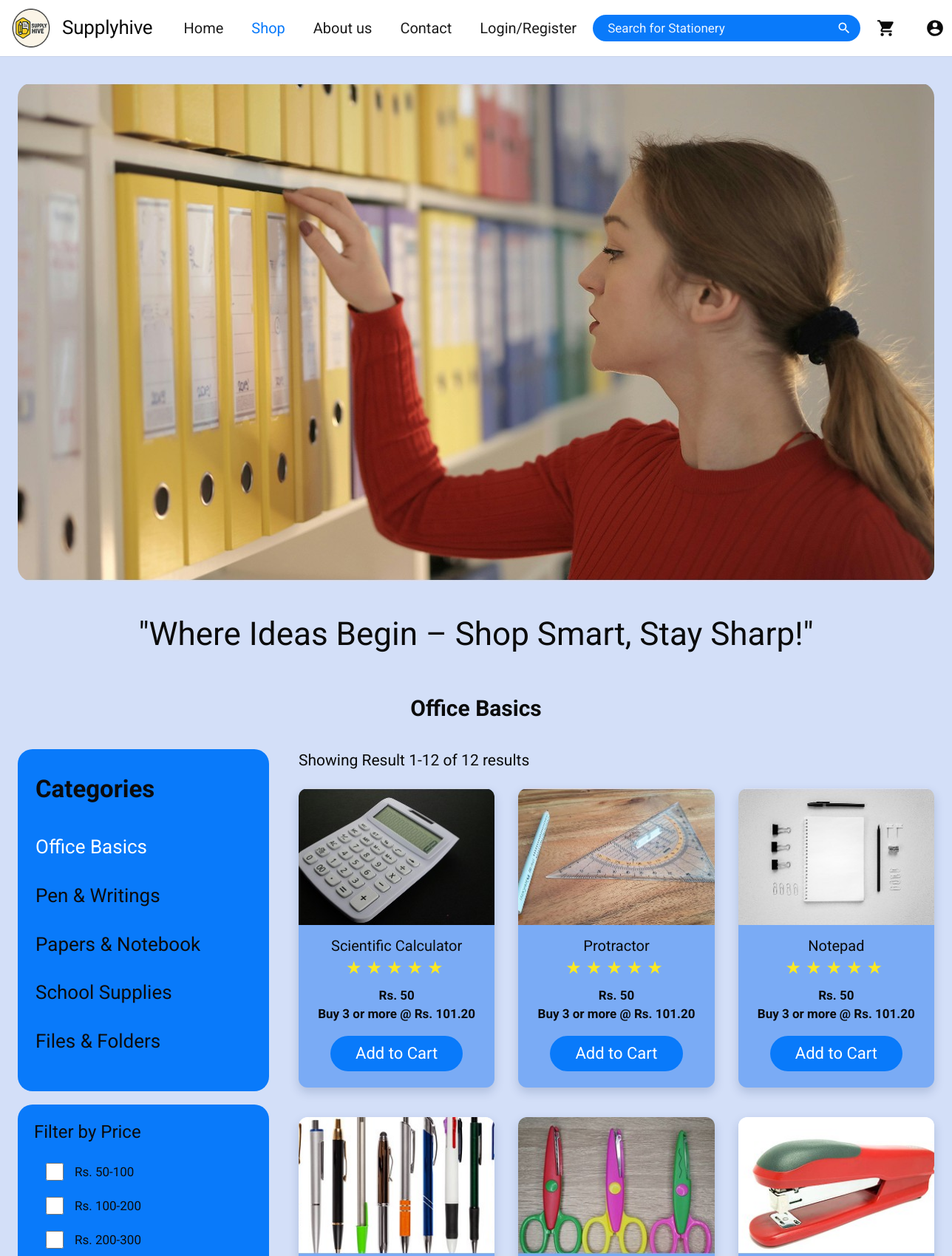
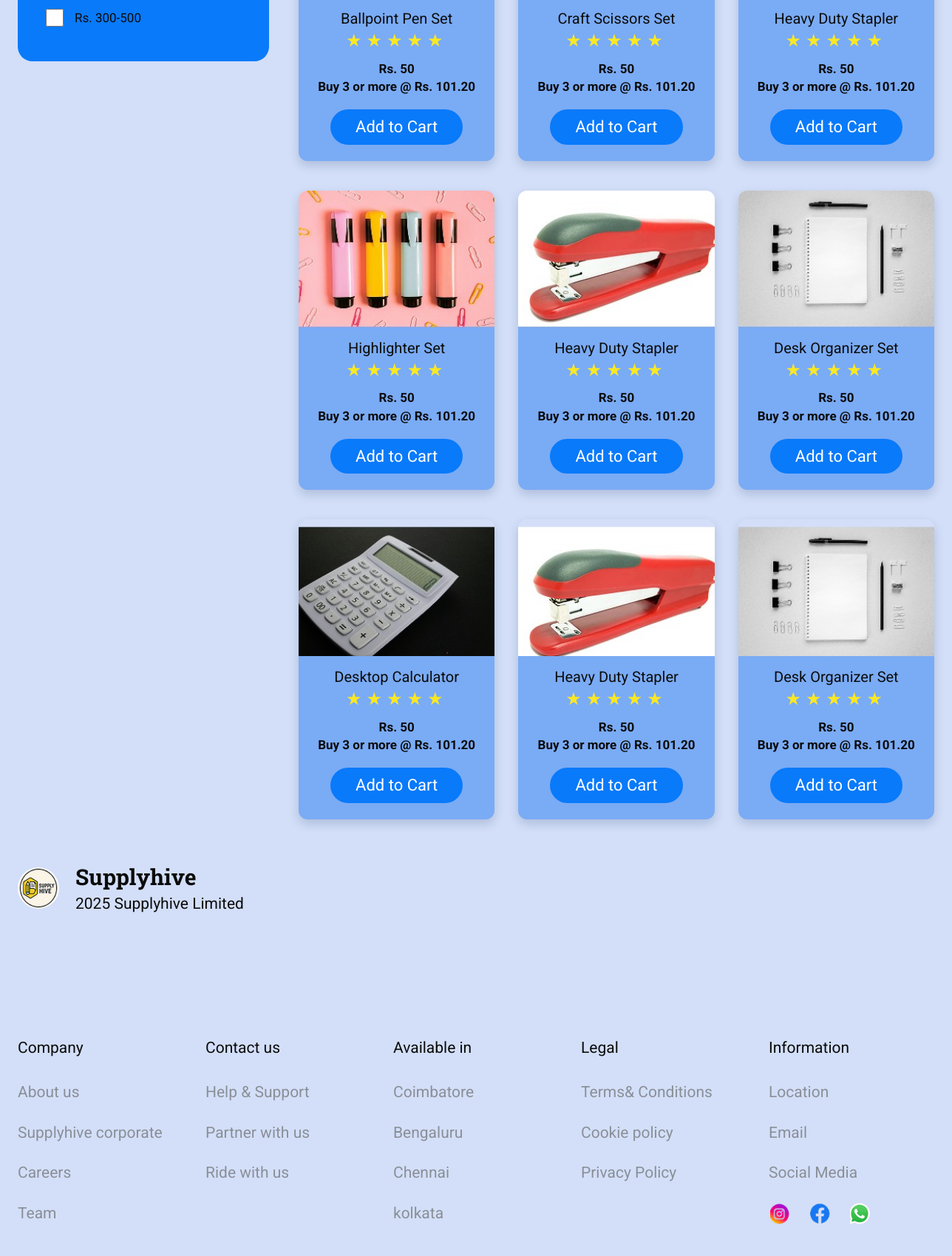
The app's page /shop/ (upper part) with its own data (2 pictures, top to bottom).
### shop/models.py (models this page shows, shortened)
class Category(models.Model):
    slug = models.SlugField(unique=True)
    title = models.CharField(max_length=100)
    nav_title = models.CharField(max_length=100)
    display_order = models.PositiveIntegerField(default=0)
    class Meta:
        ordering = ["display_order", "title"]
        verbose_name_plural = "categories"

class Product(models.Model):
    code = models.CharField(max_length=50, unique=True, help_text='Stable id used by the cart, e.g. "office-1".')
    name = models.CharField(max_length=150)
    category = models.ForeignKey(Category, on_delete=models.PROTECT, related_name="products")
    price = models.DecimalField(max_digits=8, decimal_places=2)
    offer_text = models.CharField(max_length=150, blank=True)
    rating = models.PositiveSmallIntegerField(
        default=5, validators=[MinValueValidator(1), MaxValueValidator(5)]
    )
    image = models.ImageField(upload_to="products/")
    tagline = models.CharField(max_length=200, blank=True)
    description = models.TextField(blank=True)
    key_features = models.TextField(blank=True, help_text="One feature per line.")
    is_featured = models.BooleanField(default=False)
    is_back_to_school = models.BooleanField(default=False)
    display_order = models.PositiveIntegerField(default=0)
    created_at = models.DateTimeField(auto_now_add=True)
    class Meta:
        ordering = ["category__display_order", "display_order", "name"]
        verbose_name_plural = "products"
    @property
    def offer_line(self):
        return self.offer_text

### shop/views.py (the view)
# urls.py: path("", include("shop.urls")),
def shop(request):
    return _render_category(request, "office")

### shop/cart.py (called while the page is built)
def count(request):
    return sum(request.session.get(CART_SESSION_KEY, {}).values())

### shop/context_processors.py (called while the page is built)
def cart_summary(request):
    return {
        "cart_count": cart_service.count(request),
        "nav_categories": Category.objects.all(),
        "footer_columns": content.FOOTER_COLUMNS,
    }

### shop/views.py (called while the page is built)
def _price_filter(request):
    selected = set(request.GET.getlist("price"))
    condition = Q()
    ranges = []
    last = len(content.PRICE_RANGES) - 1
    for index, (value, label, low, high) in enumerate(content.PRICE_RANGES):
        checked = value in selected
        ranges.append({"value": value, "label": label, "checked": checked})
        if checked:
            upper = Q(price__lte=high) if index == last else Q(price__lt=high)
            condition |= Q(price__gte=low) & upper
    return (condition if selected & {r["value"] for r in ranges} else None), ranges

def _render_category(request, slug):
    category = get_object_or_404(Category, slug=slug)
    products = category.products.select_related("category")
    condition, price_ranges = _price_filter(request)
    if condition is not None:
        products = products.filter(condition)
    return render(
        request,
        "pages/category.html",
        {
            "active": "shop",
            "category": category,
            "products": products,
            "result_count": products.count(),
            "price_ranges": price_ranges,
            "price_filtered": condition is not None,
        },
    )

### templates/pages/category.html (shortened to what this page needs)
{% extends "base.html" %}
{% load static %}
{% block content %}
<section class="container">
  <div class="hero-banner">
    <img src="{% static 'img/hero-shop.jpg' %}" alt="Shopper browsing shelves of files and folders">
  </div>
  <p class="page-quote">"Where Ideas Begin &ndash; Shop Smart, Stay Sharp!"</p>
</section>
<section class="container">
  <div class="cat-head">
    <h1 class="cat-head__title">{{ category.title }}</h1>
  </div>
  <div class="shop-layout">
    <aside class="shop-sidebar">
      <nav class="cat-panel" id="catPanel" aria-label="Product categories">
        <h2 class="cat-panel__title">Categories</h2>
        {% for item in nav_categories %}
          {% if item.slug == 'office' %}
            <a href="{% url 'shop' %}" class="{% if category.slug == item.slug %}is-active{% endif %}">{{ item.nav_title }}</a>
          {% else %}
            <a href="{% url 'category' item.slug %}" class="{% if category.slug == item.slug %}is-active{% endif %}">{{ item.nav_title }}</a>
          {% endif %}
        {% endfor %}
      </nav>
      <form class="filter-panel js-price-filter" method="get" action="">
        <h2 class="filter-panel__title">Filter by Price</h2>
        {% for range in price_ranges %}
          <label class="filter-panel__option">
            <input type="checkbox" name="price" value="{{ range.value }}" {% if range.checked %}checked{% endif %}>
            <span>{{ range.label }}</span>
          </label>
        {% endfor %}
      </form>
    </aside>
    <div class="shop-main">
      <p class="result-count">Showing Result 1-{{ result_count }} of {{ result_count }} results</p>
      {% if products %}
        <div class="product-grid">
          {% for product in products %}{% include "partials/product_card.html" %}{% endfor %}
        </div>
      {% else %}
        <div class="empty-cart">
          <p>No products match the selected price range.</p>
          <a class="btn btn--pill" href="{{ request.path }}">Clear filter</a>
        </div>
      {% endif %}
    </div>
  </div>
</section>
{% endblock %}

### templates/partials/product_card.html (shortened to what this page needs)
<article class="card">
  <a class="card__media" href="{% url 'product_detail' product.code %}">
    <img src="{{ product.image.url }}" alt="{{ product.name }}" loading="lazy">
  </a>
  <div class="card__body">
    <h3 class="card__title"><a href="{% url 'product_detail' product.code %}">{{ product.name }}</a></h3>
    <p class="card__stars" aria-label="Rated {{ product.rating }} out of 5">
      {% for _ in "12345" %}<span aria-hidden="true">&#9733;</span>{% endfor %}
    </p>
    <p class="card__price">Rs. {{ product.price|floatformat:"-2" }}</p>
    <p class="card__offer">{{ product.offer_line }}</p>
    <form method="post" action="{% url 'cart_add' product.code %}" class="card__form">
      <button type="submit" class="btn btn--pill js-add-to-cart">Add to Cart</button>
    </form>
  </div>
</article>

### records on screen
Category: title "Office Basics", nav_title "Office Basics"
Category: nav_title "Pen & Writings"
Category: nav_title "Papers & Notebook"
Category: nav_title "School Supplies"
Category: nav_title "Files & Folders"
Product: image (picture), name "Scientific Calculator", price "50", offer_line "Buy 3 or more @ Rs. 101.20"
Product: image (picture), name "Protractor", price "50", offer_line "Buy 3 or more @ Rs. 101.20"
Product: image (picture), name "Notepad", price "50", offer_line "Buy 3 or more @ Rs. 101.20"
Product: image (picture), name "Ballpoint Pen Set", price "50", offer_line "Buy 3 or more @ Rs. 101.20"
Product: image (picture), name "Craft Scissors Set", price "50", offer_line "Buy 3 or more @ Rs. 101.20"
Product: image (picture), name "Heavy Duty Stapler", price "50", offer_line "Buy 3 or more @ Rs. 101.20"
Product: image (picture), name "Highlighter Set", price "50", offer_line "Buy 3 or more @ Rs. 101.20"
Product: image (picture), name "Heavy Duty Stapler", price "50", offer_line "Buy 3 or more @ Rs. 101.20"
Product: image (picture), name "Desk Organizer Set", price "50", offer_line "Buy 3 or more @ Rs. 101.20"
Product: image (picture), name "Desktop Calculator", price "50", offer_line "Buy 3 or more @ Rs. 101.20"
Product: image (picture), name "Heavy Duty Stapler", price "50", offer_line "Buy 3 or more @ Rs. 101.20"
Product: image (picture), name "Desk Organizer Set", price "50", offer_line "Buy 3 or more @ Rs. 101.20"

### other values on screen
{{ range.label }} "Rs. 50-100" "Rs. 100-200" "Rs. 200-300" "Rs. 300-500"
{{ result_count }} "12"
{{ column.title }} "Company" "Contact us" "Available in" "Legal"
{{ link.label }} "About us" "Supplyhive corporate" "Careers" "Team" "Help & Support" "Partner with us" "Ride with us" "Coimbatore" "Bengaluru" "Chennai" "kolkata" "Terms& Conditions" "Cookie policy" "Privacy Policy"
